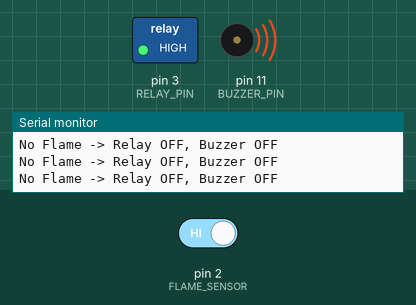
This sketch was run on a simulated Arduino Uno, built with avr-gcc and run on an emulated ATmega328P. Parts: switched loads named in the sketch (green lamp = pin HIGH), buzzer (waves = sounding, pin HIGH), the last lines printed to the serial monitor. The test bench sets the inputs (shaded band); at power-on: pin 2 (FLAME_SENSOR) HIGH.

Above: at 1.8 s.
1.9 s: pin 2 (FLAME_SENSOR) driven LOW
At 3.0 s:
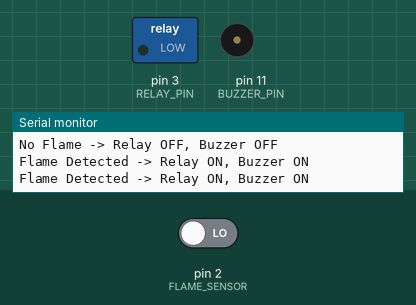
3.5 s: pin 2 (FLAME_SENSOR) driven HIGH
At 4.1 s:
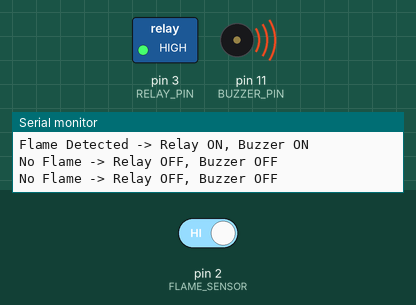
Timing chart, 0 to 6.5 s (numbered marks = the images above; inputs shaded):
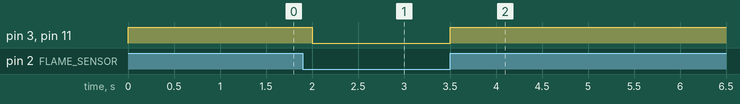

The sketch:

FIRE_DECTIOTION.ino
```cpp
#define FLAME_SENSOR 2
#define BUZZER_PIN 11
#define RELAY_PIN 3

void setup() {
  pinMode(FLAME_SENSOR, INPUT);
  pinMode(BUZZER_PIN, OUTPUT);
  pinMode(RELAY_PIN, OUTPUT);

  digitalWrite(BUZZER_PIN, HIGH); // Buzzer OFF initially
  digitalWrite(RELAY_PIN, HIGH);  // Relay OFF (Active LOW)

  Serial.begin(9600);
  Serial.println("System Ready");
}

void loop() {
  int flame = digitalRead(FLAME_SENSOR);

  if (flame == LOW) {   // Flame detecte OFF
    digitalWrite(BUZZER_PIN, LOW);  // Buzzer OFF
    digitalWrite(RELAY_PIN, LOW);   // Relay ON

    Serial.println("Flame Detected -> Relay ON, Buzzer ON");

  } else {

    digitalWrite(BUZZER_PIN, HIGH); // Buzzer OFF
    digitalWrite(RELAY_PIN, HIGH);  // Relay OFF

    Serial.println("No Flame -> Relay OFF, Buzzer OFF");
  }

  delay(500); // Serial monitor ko readable rakhta hai
}
```

Measured:
- after the input at 1.9 s, pin 3 (RELAY_PIN), pin 11 (BUZZER_PIN): HIGH → LOW after 0.10 s
- after the input at 3.5 s, pin 3 (RELAY_PIN), pin 11 (BUZZER_PIN): LOW → HIGH at once
